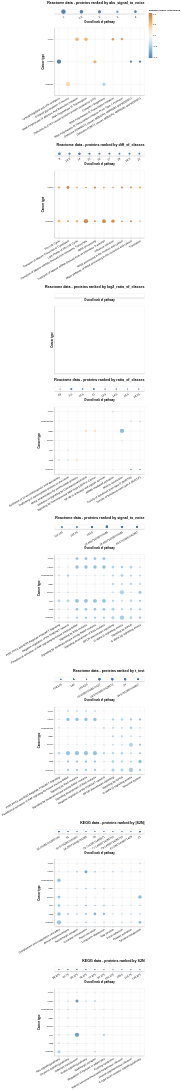

The cell this chart's notebook holds for it:
### Code cell
alt.vconcat(
    plot_top_ten(STEP05_abs_signal_to_noise, STEP01_FILE_PATH, "Reactome data - proteins ranked by abs_signal_to_noise")[0],
    plot_top_ten(STEP05_diff_of_classes, STEP01_FILE_PATH, "Reactome data - proteins ranked by diff_of_classes")[0],
    plot_top_ten(STEP05_log2_ratio_of_classes, STEP01_FILE_PATH, "Reactome data - proteins ranked by log2_ratio_of_classes")[0],
    plot_top_ten(STEP05_ratio_of_classes, STEP01_FILE_PATH, "Reactome data - proteins ranked by ratio_of_classes")[0],
    plot_top_ten(STEP05_signal_to_noise, STEP01_FILE_PATH, "Reactome data - proteins ranked by signal_to_noise")[0],
    plot_top_ten(STEP05_t_test, STEP01_FILE_PATH, "Reactome data - proteins ranked by t_test")[0],
    
    plot_top_ten(STEP06_ABS_S2N_PATH, STEP01_FILE_PATH, "KEGG data - proteins ranked by |S2N|")[0],
    plot_top_ten(STEP06_S2N_PATH, STEP01_FILE_PATH, "KEGG data - proteins ranked by S2N")[0],
).configure_axis(
    grid=True
).configure_title(
    fontSize=16,
    anchor="end",
    offset=20
).resolve_scale(
    size="independent"
)
